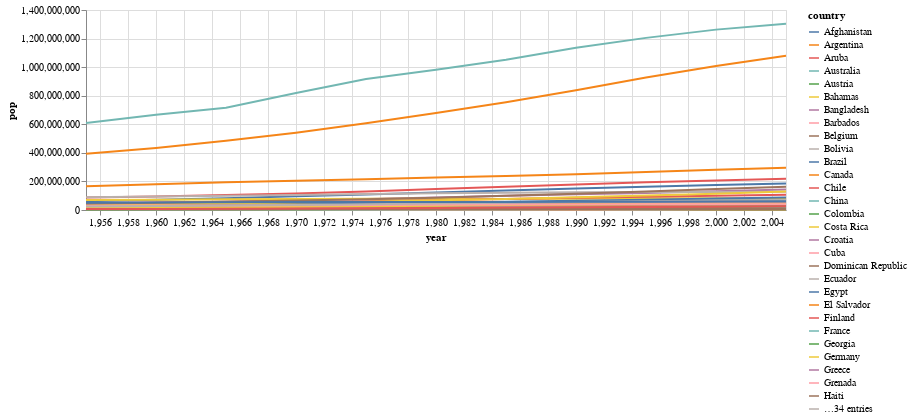

Notebook source saved alongside this figure:
### Code cell
alx.filter_type(target='country') + alx.lineplot(df,x='year',y='pop',color='country',width=700)

### Figure 1 — Vega-Lite specification as saved in the notebook (floating-point values rounded to 4 significant figures; data arrays with more than 128 entries replaced by an {"elided": "..."} marker saying what was removed)
{"config": {"view": {"continuousWidth": 400, "continuousHeight": 300}}, "data": {"name": "data-89be1acdd14c7effd56f4dd0fabf92c3"}, "mark": "line", "encoding": {"color": {"field": "country", "scale": {}}, "x": {"axis": {}, "field": "year", "scale": {"zero": false}, "type": "quantitative"}, "y": {"axis": {}, "field": "pop", "scale": {"zero": false}, "type": "quantitative"}}, "height": 200, "params": [{"name": "ALX_SELECTION_query_FILTER", "bind": {"input": "text", "name": "country: ", "placeholder": "Type to search..."}, "value": ""}], "transform": [{"filter": "(!ALX_SELECTION_query_FILTER || test(regexp(ALX_SELECTION_query_FILTER,'i'), toString(datum['country'])))"}], "width": 700, "$schema": "https://vega.github.io/schema/vega-lite/v5.2.0.json", "datasets": {"data-89be1acdd14c7effd56f4dd0fabf92c3": {"elided": "693 records"}}}
